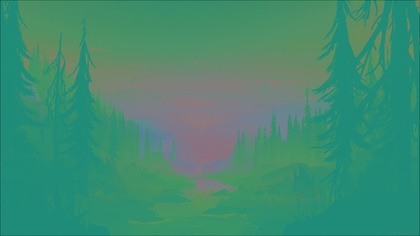
%> input picture matlab/test_img_1920_1080_yuv.jpg, 420 x 236 px, shrunk from 1920 x 1080 before the run
$ octave --eval "result = RGBToBayerMono('test_img_1920_1080_yuv.jpg');"   (GNU Octave 9; MATLAB toolbox functions it lacks are replaced by stand-ins)
%> lines starting %> are read from the running program, lines starting %| are printed output that depends on the picture
function [bayer_img] = RGBToBayerMono( rgb_img )
%> called with rgb_img = 'test_img_1920_1080_yuv.jpg'
A = imread( rgb_img );
%> A is the input picture: size 236x420x3 uint8; mean R, G, B 65.5, 139.9, 113.6

[rows, columns, colorband] = size(A);
%> rows = 236; columns = 420; colorband = 3
redChannel = A(:, :, 1);
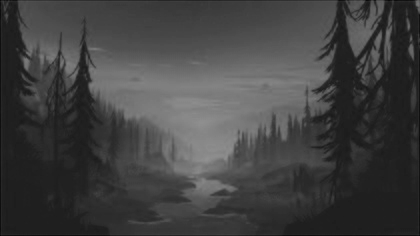
%> redChannel: size 236x420 uint8; min 6, max 145, mean 65.5
greenChannel = A(:, :, 2);
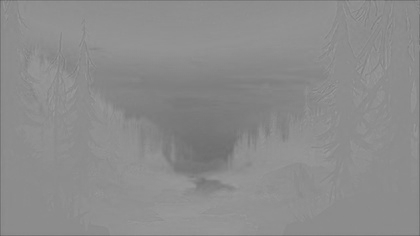
%> greenChannel: size 236x420 uint8; min 97, max 157, mean 139.9
blueChannel = A(:, :, 3);
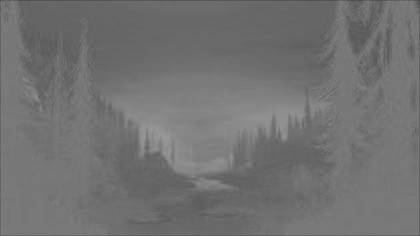
%> blueChannel: size 236x420 uint8; min 69, max 155, mean 113.6

bayer_mono = zeros( rows, columns );

for i = 1:rows
    for j = 1:columns
        if isequal(mod(i,2),0)
            if isequal(mod(j,2),0)
                bayer_mono(i,j,1) = 0;
                bayer_mono(i,j,2) = 0;
                bayer_mono(i,j,3) = [blueChannel(i,j)];
                % bayer_mono(i,j) = [blueChannel(i,j)];
            else
                bayer_mono(i,j,1) = 0;
                bayer_mono(i,j,2) = [greenChannel(i,j)];
                bayer_mono(i,j,3) = 0;
                % bayer_mono(i,j) = [greenChannel(i,j)];
            end
        else
            if isequal(mod(j,2),0)
                bayer_mono(i,j,1) = 0;
                bayer_mono(i,j,2) = [greenChannel(i,j)];
                bayer_mono(i,j,3) = 0;
                % bayer_mono(i,j) = [greenChannel(i,j)];
            else
                bayer_mono(i,j,1) = [redChannel(i,j)];
                bayer_mono(i,j,2) = 0;
                bayer_mono(i,j,3) = 0;
                % bayer_mono(i,j) = [redChannel(i,j)];
            end
        end
    end
end
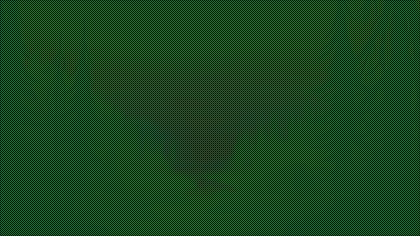
%> bayer_mono: size 236x420x3 double; mean R, G, B 16.4, 69.9, 28.4

% [5 lines of commented-out code are left out]
bayer_img = bayer_mono;
end
